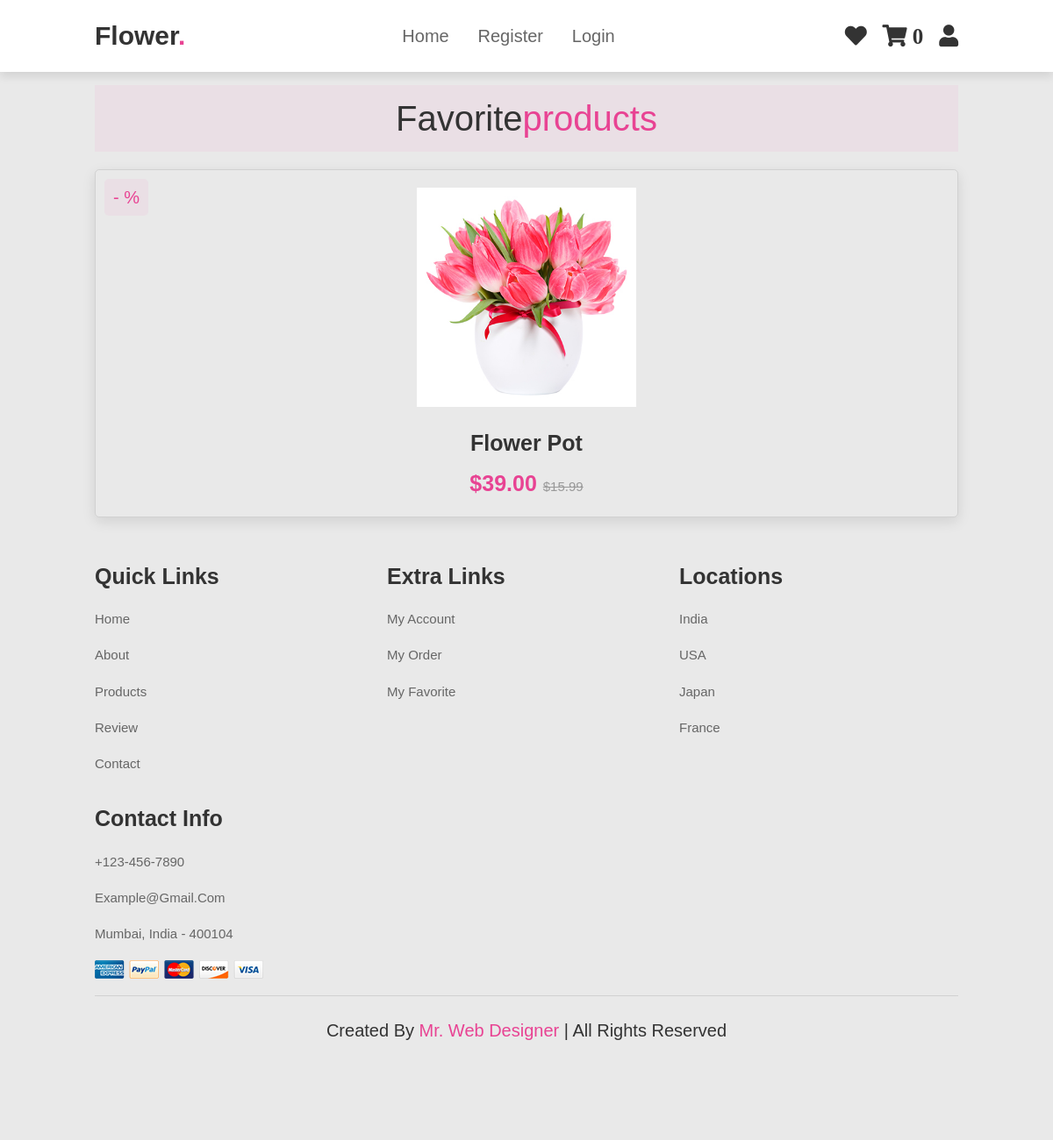
/1/, run on the app's committed database.
### store/models.py (models this page shows, shortened)
class Item(models.Model):
    name = models.CharField(max_length=200)
    price = models.DecimalField(max_digits=5, decimal_places=2)
    discount = models.IntegerField(blank=True)
    image = models.ImageField(upload_to='images', blank=True)
    created_at = models.DateTimeField( auto_now_add=True)
    slug = models.SlugField(blank=True , null=True)
    favorite = models.ManyToManyField(User, related_name="favorite" ,  blank=True)
    quantity = models.IntegerField(default=1)
    class Meta:
        verbose_name = _("Item")
        verbose_name_plural = _("Items")
        ordering = ('name',)

### store/views.py (the view)
# urls.py: path('<int:id>/' , views.flower_details , name='flower_details'),
def flower_details(request , id):
    product = get_object_or_404(Item , id=id)
    is_favorite = False
    if product.favorite.filter(id=request.user.id).exists():
        is_favorite = True
    context = {
        'product': product,
        'is_favorite':  is_favorite,
    }
    return render(request , 'store/details.html', context)

### store/templatetags/cart_template_tags.py (called while the page is built)
@register.filter
def cart_item_count(user):
    if user.is_authenticated:
        qs = Order.objects.filter(user=user, ordered=False)
        if qs.exists():
            return qs[0].items.count()
    return 0

### templates/store/details.html (shortened to what this page needs)
{% extends 'base.html' %}
{% load static %}
{% load social_share %}
{% block content  %}
<section class="products" id="products">
    <br>
    <br>
    <br>
    <br>
    <h1 class="heading"> favorite<span>products</span> </h1>
    <div class="box-container">
        <div class="box">
            <span class="discount">-{{ flower.discount }} %</span>
            <div class="image">
                <img src="{{ product.image.url }} " alt="">
            </div>
            <div class="content">
                <h3>{{ product.name }} </h3>
                <div class="price"> ${{ product.price }} <span>$15.99</span> </div>
            </div>
        </div>
    </div>
</section>
{% endblock content  %}

### static/css/style.css (style rules this page uses)
:root { --pink:#e84393; }
* { margin:0; padding:0; box-sizing: border-box; font-family: Verdana, Geneva, Tahoma, sans-serif; outline: none; border:none; text-decoration: none; text-transform: capitalize; transition: .2s linear; }
html { font-size: 62.5%; scroll-behavior: smooth; scroll-padding-top: 6rem; overflow-x: hidden; }
section { padding:2rem 9%; }
.heading { text-align: center; font-size: 4rem; color:#333; padding:1rem; margin:2rem 0; background:rgba(255, 51, 153,.05); }
.heading span { color:var(--pink); }
.products .box-container { display: flex; flex-wrap: wrap; gap:1.5rem; }
.products .box-container .box { flex:1 1 30rem; box-shadow: 0 .5rem 1.5rem rgba(0,0,0,.1); border-radius: .5rem; border:.1rem solid rgba(0,0,0,.1); position: relative; }
.products .box-container .box .discount { position: absolute; top:1rem; left:1rem; padding:.7rem 1rem; font-size: 2rem; color:var(--pink); background:rgba(255, 51, 153,.05); z-index: 1; border-radius: .5rem; }
.products .box-container .box .image { position: relative; text-align: center; padding-top: 2rem; overflow:hidden; }
.products .box-container .box .image img { height:25rem; }
.products .box-container .box .content { padding:2rem; text-align: center; }
.products .box-container .box .content h3 { font-size: 2.5rem; color:#333; }
.products .box-container .box .content .price { font-size: 2.5rem; color:var(--pink); font-weight: bolder; padding-top: 1rem; }
.products .box-container .box .content .price span { font-size: 1.5rem; color:#999; font-weight: lighter; text-decoration: line-through; }
body { margin: 0; color: #6a6f8c; background-image: url('images/bg.png'); font: 600 16px/18px 'Open Sans', sans-serif; }
body { font: 100% / 1.414 "Open Sans", "Roboto", arial, sans-serif; background: #e9e9e9; }
h1, h2 { font-weight: 300; color: rgba(255, 255, 255, 1); }

### data on the page
Item: image (picture), name "Flower Pot", price "39.00"

### other printed values
{{ request.user| cart_item_count }} "0"
